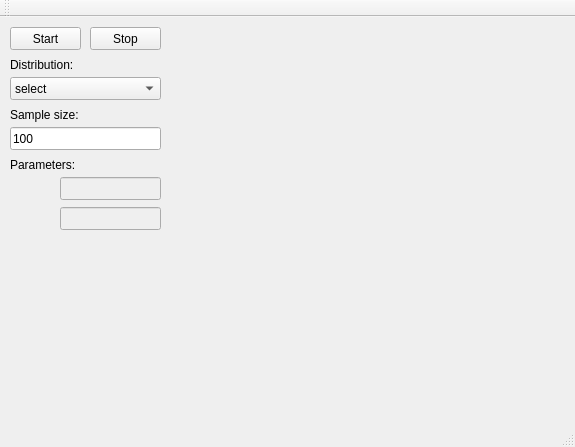
<?xml version="1.0" encoding="UTF-8"?>
<ui version="4.0">
 <class>MainWindow</class>
 <widget class="QMainWindow" name="MainWindow">
  <property name="geometry">
   <rect>
    <x>0</x>
    <y>0</y>
    <width>575</width>
    <height>447</height>
   </rect>
  </property>
  <property name="windowTitle">
   <string>MainWindow</string>
  </property>
  <widget class="QWidget" name="centralWidget">
   <widget class="QPushButton" name="StartButton">
    <property name="geometry">
     <rect>
      <x>10</x>
      <y>10</y>
      <width>71</width>
      <height>23</height>
     </rect>
    </property>
    <property name="text">
     <string>Start</string>
    </property>
   </widget>
   <widget class="QComboBox" name="DistributionComboBox">
    <property name="geometry">
     <rect>
      <x>10</x>
      <y>60</y>
      <width>151</width>
      <height>23</height>
     </rect>
    </property>
    <item>
     <property name="text">
      <string>select</string>
     </property>
    </item>
    <item>
     <property name="text">
      <string>normal distribution</string>
     </property>
    </item>
    <item>
     <property name="text">
      <string>distribution 2</string>
     </property>
    </item>
    <item>
     <property name="text">
      <string>distribution 3</string>
     </property>
    </item>
   </widget>
   <widget class="QWidget" name="HistogramWidget" native="true">
    <property name="geometry">
     <rect>
      <x>180</x>
      <y>10</y>
      <width>371</width>
      <height>231</height>
     </rect>
    </property>
   </widget>
   <widget class="QLabel" name="DistributionLabel">
    <property name="geometry">
     <rect>
      <x>10</x>
      <y>40</y>
      <width>81</width>
      <height>16</height>
     </rect>
    </property>
    <property name="text">
     <string>Distribution:</string>
    </property>
   </widget>
   <widget class="QLabel" name="SampleSizeLabel">
    <property name="geometry">
     <rect>
      <x>10</x>
      <y>90</y>
      <width>81</width>
      <height>16</height>
     </rect>
    </property>
    <property name="text">
     <string>Sample size:</string>
    </property>
   </widget>
   <widget class="QPushButton" name="StopButton">
    <property name="geometry">
     <rect>
      <x>90</x>
      <y>10</y>
      <width>71</width>
      <height>23</height>
     </rect>
    </property>
    <property name="text">
     <string>Stop</string>
    </property>
   </widget>
   <widget class="QLineEdit" name="SampleSizeBox">
    <property name="geometry">
     <rect>
      <x>10</x>
      <y>110</y>
      <width>151</width>
      <height>23</height>
     </rect>
    </property>
    <property name="text">
     <string>100</string>
    </property>
   </widget>
   <widget class="QLabel" name="ParametersLabel">
    <property name="geometry">
     <rect>
      <x>10</x>
      <y>140</y>
      <width>81</width>
      <height>16</height>
     </rect>
    </property>
    <property name="text">
     <string>Parameters:</string>
    </property>
   </widget>
   <widget class="QLabel" name="Parameter1Name">
    <property name="geometry">
     <rect>
      <x>10</x>
      <y>160</y>
      <width>41</width>
      <height>16</height>
     </rect>
    </property>
    <property name="text">
     <string/>
    </property>
    <property name="alignment">
     <set>Qt::AlignCenter</set>
    </property>
   </widget>
   <widget class="QLabel" name="Parameter2Name">
    <property name="geometry">
     <rect>
      <x>10</x>
      <y>190</y>
      <width>41</width>
      <height>16</height>
     </rect>
    </property>
    <property name="text">
     <string/>
    </property>
   </widget>
   <widget class="QLineEdit" name="Parameter1Value">
    <property name="enabled">
     <bool>false</bool>
    </property>
    <property name="geometry">
     <rect>
      <x>60</x>
      <y>160</y>
      <width>101</width>
      <height>23</height>
     </rect>
    </property>
    <property name="text">
     <string/>
    </property>
   </widget>
   <widget class="QLineEdit" name="Parameter2Value">
    <property name="enabled">
     <bool>false</bool>
    </property>
    <property name="geometry">
     <rect>
      <x>60</x>
      <y>190</y>
      <width>101</width>
      <height>23</height>
     </rect>
    </property>
    <property name="text">
     <string/>
    </property>
   </widget>
  </widget>
  <widget class="QMenuBar" name="menuBar">
   <property name="geometry">
    <rect>
     <x>0</x>
     <y>0</y>
     <width>575</width>
     <height>20</height>
    </rect>
   </property>
  </widget>
  <widget class="QToolBar" name="mainToolBar">
   <attribute name="toolBarArea">
    <enum>TopToolBarArea</enum>
   </attribute>
   <attribute name="toolBarBreak">
    <bool>false</bool>
   </attribute>
  </widget>
  <widget class="QStatusBar" name="statusBar"/>
 </widget>
 <layoutdefault spacing="6" margin="11"/>
 <resources/>
 <connections/>
</ui>
